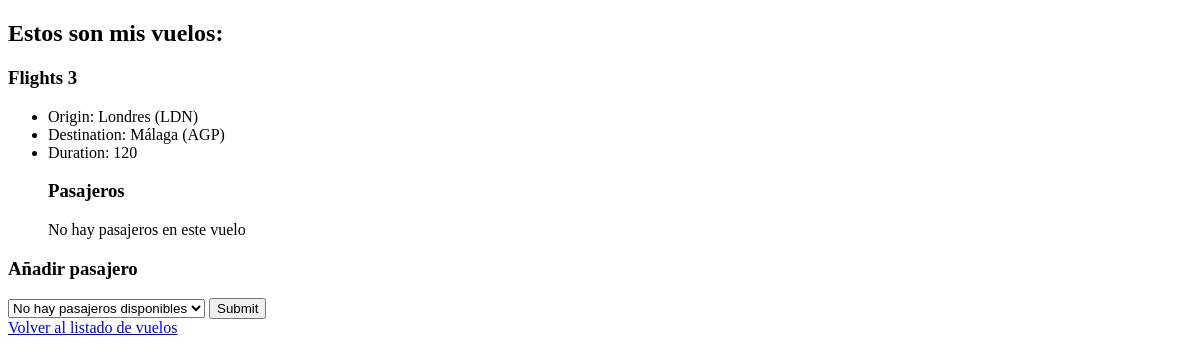
The app's page /flights/3, older data.
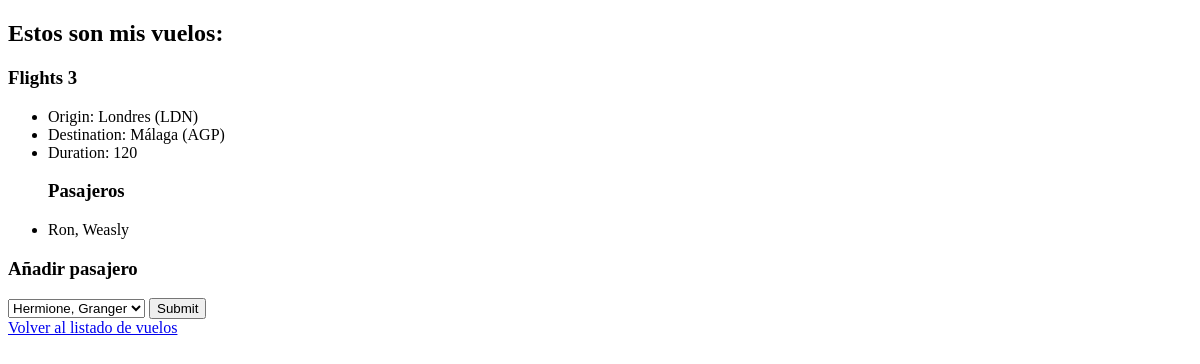
The same page, newer data.
### flights/models.py (models this page shows)
class Passenger(models.Model):
    first = models.CharField(max_length=64)
    last = models.CharField(max_length=64)
    flights = models.ManyToManyField(Flight, blank=True, related_name="passengers")
    def __str__(self):
        return f"{self.first}, {self.last}"

### flights/views.py (the view)
# urls.py: path("<int:flight_id>", views.flights_detail, name="flight_detail"),
def flights_detail(request, flight_id):
    flight = Flight.objects.get(pk=flight_id)
    non_passengers = Passenger.objects.exclude(flights = flight).all()
    return render(request, "flights/flight_detail.html", {
        "flight": flight,
        "passengers" : flight.passengers.all(),
        "non_passengers" : non_passengers
        })

### flights/models.py (called while the page is built)
    def __str__(self):
        return f"{self.city} ({self.code})"

### flights/templates/flights/flight_detail.html (shortened to what this page needs)
{% extends "flights/layout.html" %}
{% block body %}
    <h3> Flights {{ flight.id }} </h3>
    <ul>
        <li>Origin: {{ flight.origin }}</li>
        <li>Destination: {{ flight.destination }}</li>
        <li>Duration: {{ flight.duration }}</li>
    </ul>
    <ul>
        <h3>Pasajeros</h3>
        {% for pasajero in passengers %}
        <li>  {{ pasajero }} </li>
        {% empty %}
            <p> No hay pasajeros en este vuelo </p>
        {% endfor %}
    </ul>
    <h3> Añadir pasajero </h3>
    <form action="{% url 'book' flight.id %}" method = "post">
        <select name="passenger">
            {% for passenger in non_passengers %}
                <option value="{{ passenger.id }}"> {{ passenger }}</option>
            {% empty %}
                <option> No hay pasajeros disponibles </option>
            {% endfor %}
        </select>
        <input type="submit">
    </form>
        <a href="{% url 'index' %}"> Volver al listado de vuelos</a>
{% endblock %}

Row changes from the older to the newer data that the page shows:
added Passenger: first+last "Ron, Weasly"
Text that changed along with them:
form field passenger: "No hay pasajeros disponibles" → "Hermione, Granger"
text no longer shown: "No hay pasajeros en este vuelo"
